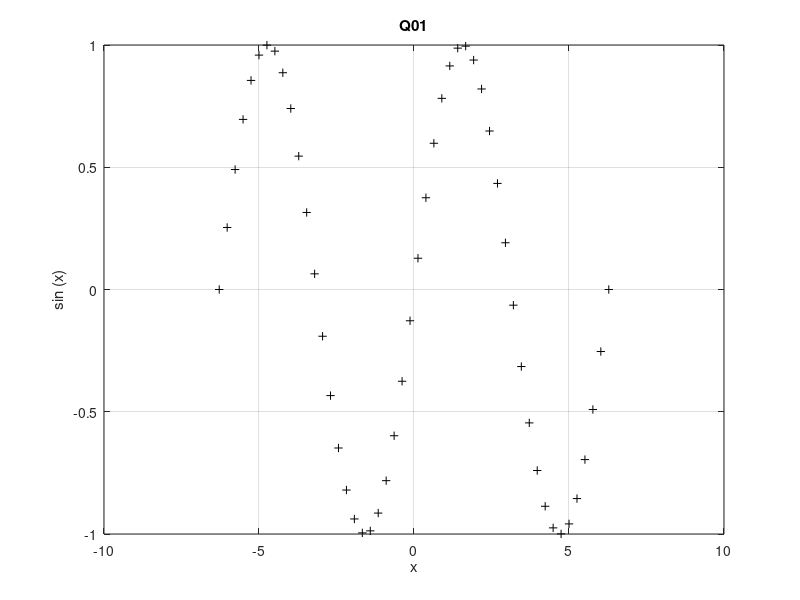

Recreate this plot in MATLAB.
clc
clear all
close all
char=input('enter a character:','s');
x=linspace(-2*pi,2*pi,50);
y=sin(x);
if char=='b'
    plot(x,y,'*','Color','b') 
else
    plot(x,y,'+','Color','k')
end 
grid on 
title('Q01')
xlabel('x')
ylabel ('sin (x)')
